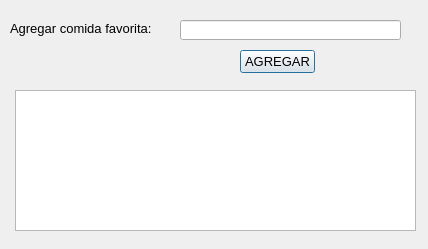
<?xml version="1.0" encoding="UTF-8"?>
<ui version="4.0">
 <class>ComidasFavoritasDialog</class>
 <widget class="QDialog" name="ComidasFavoritasDialog">
  <property name="geometry">
   <rect>
    <x>0</x>
    <y>0</y>
    <width>428</width>
    <height>249</height>
   </rect>
  </property>
  <property name="windowTitle">
   <string>Comidas Favoritas</string>
  </property>
  <widget class="QLabel" name="lbl_comida_favorita">
   <property name="geometry">
    <rect>
     <x>10</x>
     <y>20</y>
     <width>151</width>
     <height>16</height>
    </rect>
   </property>
   <property name="font">
    <font>
     <pointsize>10</pointsize>
    </font>
   </property>
   <property name="text">
    <string>Agregar comida favorita:</string>
   </property>
  </widget>
  <widget class="QLineEdit" name="txt_comida_favorita">
   <property name="geometry">
    <rect>
     <x>180</x>
     <y>20</y>
     <width>221</width>
     <height>20</height>
    </rect>
   </property>
   <property name="font">
    <font>
     <pointsize>10</pointsize>
    </font>
   </property>
  </widget>
  <widget class="QPushButton" name="btn_agregar_comida">
   <property name="geometry">
    <rect>
     <x>240</x>
     <y>50</y>
     <width>75</width>
     <height>23</height>
    </rect>
   </property>
   <property name="font">
    <font>
     <pointsize>10</pointsize>
    </font>
   </property>
   <property name="text">
    <string>AGREGAR</string>
   </property>
  </widget>
  <widget class="QListWidget" name="lst_comidas_favoritas">
   <property name="geometry">
    <rect>
     <x>15</x>
     <y>90</y>
     <width>401</width>
     <height>141</height>
    </rect>
   </property>
  </widget>
 </widget>
 <resources/>
 <connections/>
</ui>
